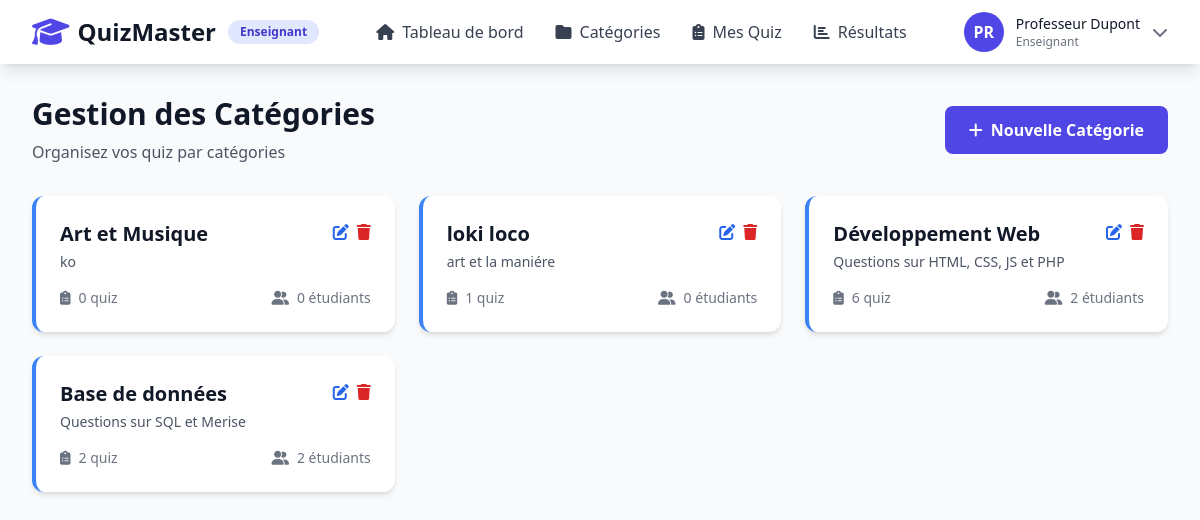
/enseignant/categories/categories.php (signed in), run on the app's committed database.
### tables this page shows
CREATE TABLE `categories` (
  `id_categorie` int(11) NOT NULL,
  `nom_categorie` varchar(255) NOT NULL,
  `description` text DEFAULT NULL,
  `createdBy` int(11) DEFAULT NULL,
  `createdAtCat` datetime DEFAULT current_timestamp(),
  `updatedAt` datetime DEFAULT current_timestamp() ON UPDATE current_timestamp()
);

### enseignant/categories/categories.php (the view, shortened to what this page needs)
<?php
require __DIR__ . "/../../includes/header.php";
require __DIR__ . "/../../config/database.php";
$categories = $pdo->query("SELECT * FROM categories ORDER BY createdAtCat DESC")->fetchAll(PDO::FETCH_ASSOC);
$statQuiz = $pdo->prepare("SELECT COUNT(*) FROM quiz WHERE id_categorie =?");
$statEtudiants = $pdo->prepare("SELECT COUNT(DISTINCT r.id_etudiant) FROM resultats r JOIN quiz q ON q.id_quiz = r.id_quiz WHERE q.id_categorie = ?");
?>
<div id="categories" class="section-content ">
    <div class="max-w-7xl mx-auto px-4 sm:px-6 lg:px-8 py-8">
        <div class="flex justify-between items-center mb-8">
            <div>
                <h2 class="text-3xl font-bold text-gray-900">Gestion des Catégories</h2>
                <p class="text-gray-600 mt-2">Organisez vos quiz par catégories</p>
            </div>
            <a href="?openModal=1"
                class="bg-indigo-600 text-white px-6 py-3 rounded-lg font-semibold hover:bg-indigo-700 transition">
                <i class="fas fa-plus mr-2"></i>Nouvelle Catégorie
            </a>
        </div>
        <div class="grid grid-cols-1 md:grid-cols-3 gap-6">
            <?php foreach ($categories as $catg) { ?>
                <?php
                $statQuiz->execute([$catg['id_categorie']]);
                $totQuiz = $statQuiz->fetchColumn();
                $statEtudiants->execute([$catg['id_categorie']]);
                $totEtudiants = $statEtudiants->fetchColumn();
                ?>
                <div class="bg-white rounded-xl shadow-md p-6 border-l-4 border-blue-500">
                    <div class="flex justify-between items-start mb-4">
                        <div>
                            <h3 class="text-xl font-bold text-gray-900"><?= $catg['nom_categorie'] ?></h3>
                            <p class="text-gray-600 text-sm mt-1"><?= $catg['description'] ?></p>
                        </div>
                        <div class="flex gap-2">
                            <a href="categories.php?edit=<?= $catg['id_categorie'] ?>"
                            class="text-blue-600 hover:text-blue-700">
                                <i class="fas fa-edit"></i>
                            </a>
                            <form action="/qodex/enseignant/categories/deleteCategory.php"
                                method="POST"
                                onsubmit="return confirm('Voulez-vous vraiment supprimer cette catégorie ?');">
                                <button type="submit" class="text-red-600 hover:text-red-700">
                                    <i class="fas fa-trash"></i>
                                </button>
                            </form>
                        </div>
                    </div>
                    <div class="flex items-center justify-between text-sm">
                        <span class="text-gray-500"><i class="fas fa-clipboard-list mr-2"></i><?= $totQuiz ?> quiz</span>
                        <span class="text-gray-500"><i class="fas fa-user-friends mr-2"></i><?= $totEtudiants ?> étudiants</span>
                    </div>
                </div>
            <?php } ?>
        </div>
    </div>
</div>

### data on the page
categories: nom_categorie "Art et Musique", description "ko", totQuiz "0", totEtudiants "0"
categories: nom_categorie "loki loco", description "art et la maniére", totQuiz "1", totEtudiants "0"
categories: nom_categorie "Développement Web", description "Questions sur HTML, CSS, JS et PHP", totQuiz "6", totEtudiants "2"
categories: nom_categorie "Base de données", description "Questions sur SQL et Merise", totQuiz "2", totEtudiants "2"

### other printed values
$initials "PR"
$_SESSION['nom'] "Professeur Dupont"
